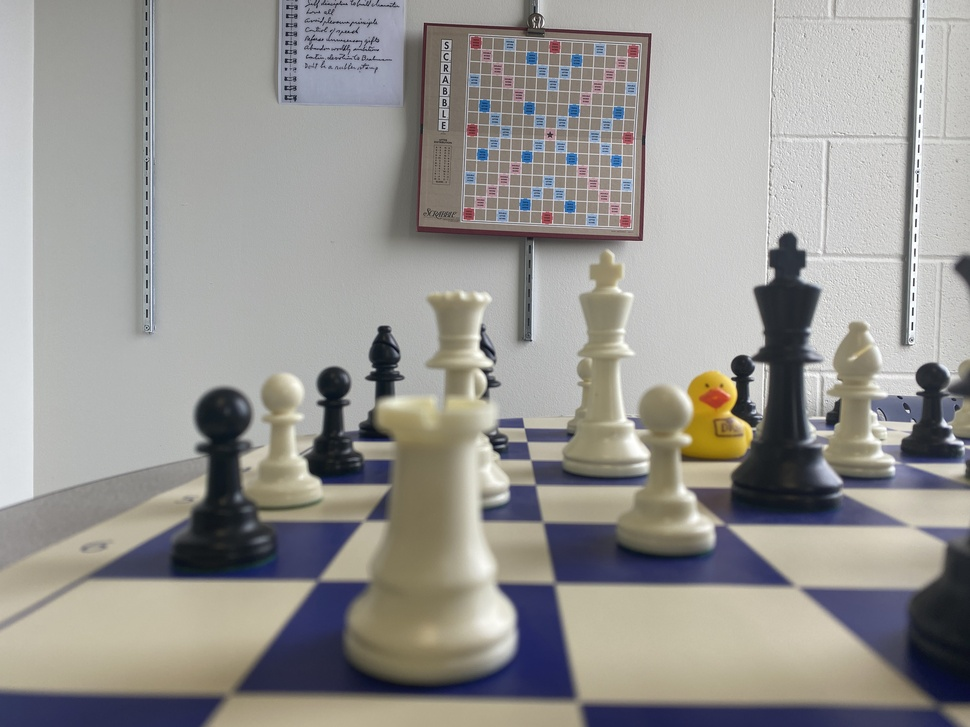
#> input picture Images/IMG_1681.JPG, 970 x 727 px, shrunk from 4032 x 3024 before the run, found by its file name
$ python 'Anaglyph Maker Class.py'
#> lines starting #> are read from the running program, lines starting #| are printed output that depends on the picture
import numpy as np
import cv2 as cv
import matplotlib.pyplot as plt


class Anaglyph_Maker:
    def __init__(self, image, translation, MaxFeatures):
        self.image = image
        self.translation = translation
        self.MaxFeatures = MaxFeatures

    def read_image(self):
        main_image = cv.imread(self.image)
#> main_image is the input picture: shape (727, 970, 3); mean B, G, R 145.9, 149.6, 151.4
        trans_image = cv.imread(self.translation)
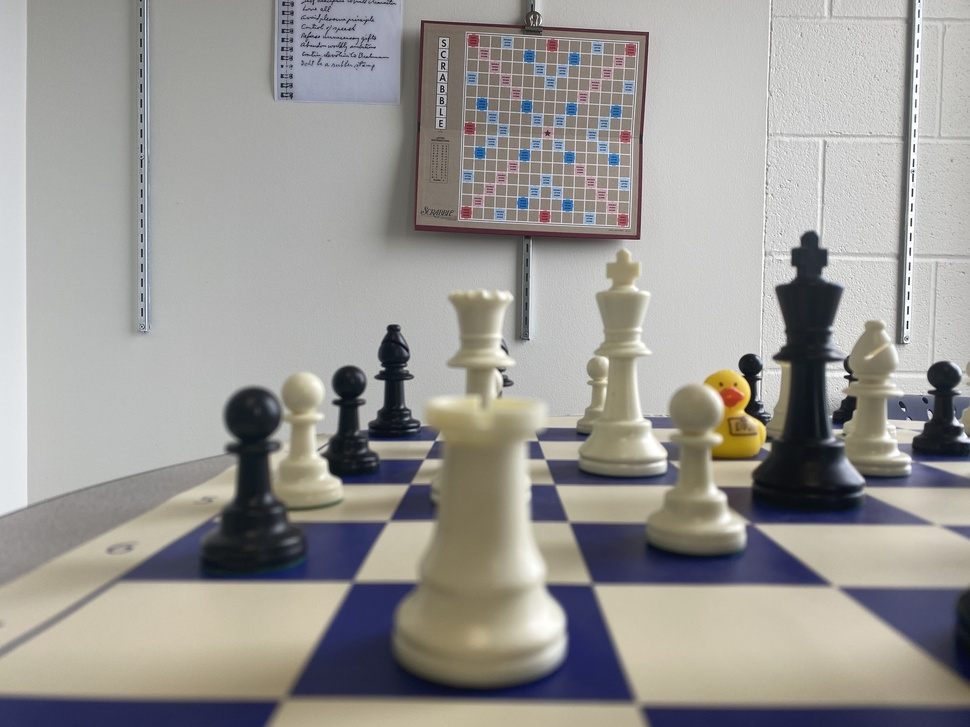
#> input picture Images/IMG_1680.JPG, 970 x 727 px, shrunk from 4032 x 3024 before the run, found by its file name
#> trans_image is the input picture: shape (727, 970, 3); mean B, G, R 148.2, 151.7, 153.8

        # Convert to the images to RGB
        self.output_main = cv.cvtColor(main_image, cv.COLOR_BGR2RGB)
        self.output_trans = cv.cvtColor(trans_image, cv.COLOR_BGR2RGB)

        return self.output_main, self.output_trans

    def display_image(self, image, name: str):
        self.image = image
        plt.imshow(self.image)
        plt.title(name)
        plt.show()

    def orb_create(self):
        ORB = cv.ORB_create(self.MaxFeatures)

        # detect and compute the keypoints and descriptors with ORB
        self.kp1, self.des1 = ORB.detectAndCompute(self.output_main,None)
#> self.kp1 = 300 keypoints; strongest (x, y, size): (734, 375, 31), (444, 55, 31), (732, 378, 37.2), (733, 376, 37.2)
        self.kp2, self.des2 = ORB.detectAndCompute(self.output_trans,None)
#> self.kp2 = 300 keypoints; strongest (x, y, size): (847, 373, 31), (845, 376, 31), (846, 373, 37.2), (845, 377, 37.2)

        # Match descriptors
        mattch_desc = cv.DescriptorMatcher_create(cv.DESCRIPTOR_MATCHER_BRUTEFORCE_HAMMING)
        matches = mattch_desc.match(self.des1, self.des2, None)
#> matches = 300 matches

        match_points = cv.drawMatches(self.output_main, self.kp1, self.output_trans, self.kp2, matches, None)
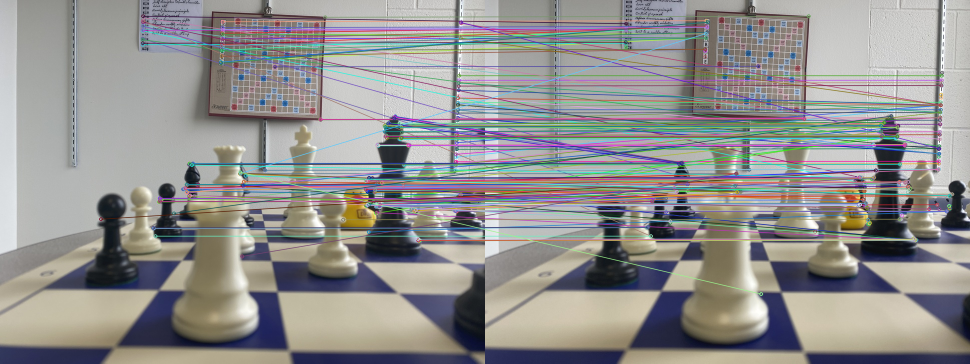
#> match_points: shape (727, 1940, 3) (shown at 1/2 size); mean R, G, B 146.1, 144.9, 143.5

        return self.display_image(match_points, name='Matched Points'), matches


    def homography_matrix(self, matches):
        matches = sorted(matches, key=lambda x:x.distance)
#> matches = 300 matches

        # Keep only the top matches
        KeepPercent = 0.5
        Good_matches = int(len(matches) * KeepPercent)
#> Good_matches = 150
        matches = matches[:Good_matches]
#> matches = 150 matches

        # Take keypoints to build the Homography matrix
        ptA = np.zeros((len(matches),2), dtype=np.float32)
#> ptA = 150 pairs, first value 0 to 0, second value 0 to 0
        ptB = np.zeros((len(matches),2), dtype=np.float32)
#> ptB = 150 pairs, first value 0 to 0, second value 0 to 0
        for i, match in enumerate(matches):
            ptA[i,:] = self.kp1[match.queryIdx].pt
            ptB[i,:] = self.kp2[match.trainIdx].pt
#> this loop made 150 passes
#> after the loop, ptA = 150 pairs, first value 285 to 922, second value 34 to 481.1; ptB = 150 pairs, first value 281 to 934, second value 32 to 480.4

        # The Homography Matrix
        H, Mask = cv.findHomography(ptA, ptB, method=cv.RANSAC)
#> H = [[1.05, -0.0262, 0.35], [0.00619, 0.995, -2.65], [2.16e-05, -3.08e-05, 1]]; Mask = 150 values, max 1 at index 15, min 0 at index 0, mean 0.38

        # use Homography to align the images
        h, w, channel = self.output_trans.shape
#> h = 727; w = 970; channel = 3

        # Registration or Aligning
        Align = cv.warpPerspective(self.output_main, H, (w, h))

        return self.display_image(Align, name="Registered Imaged"), Align

    def merge(self, Align):
        blue, green, red = cv.split(Align)
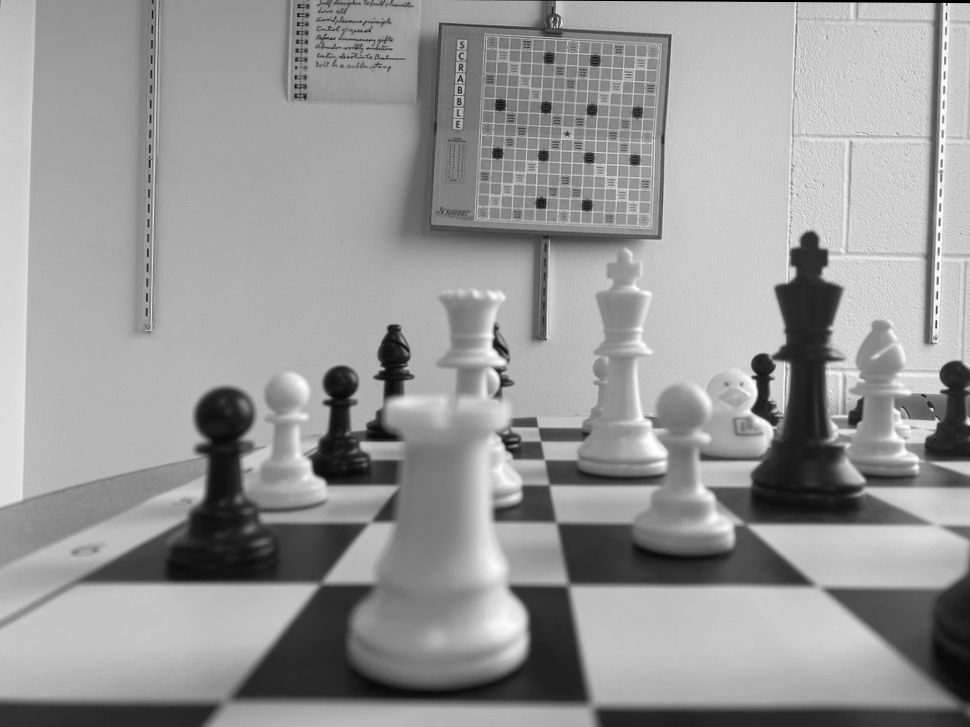
#> blue: shape (727, 970); min 0, max 255, mean 151.4
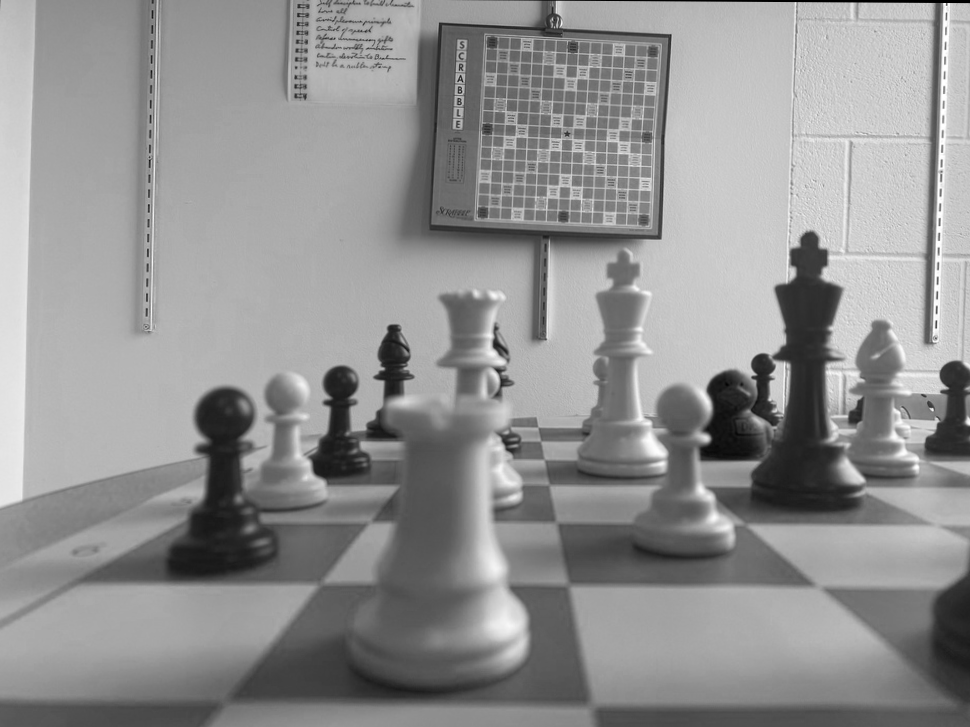
#> red: shape (727, 970); min 0, max 255, mean 145.6
        blue1, green1, red1 = cv.split(self.output_trans)
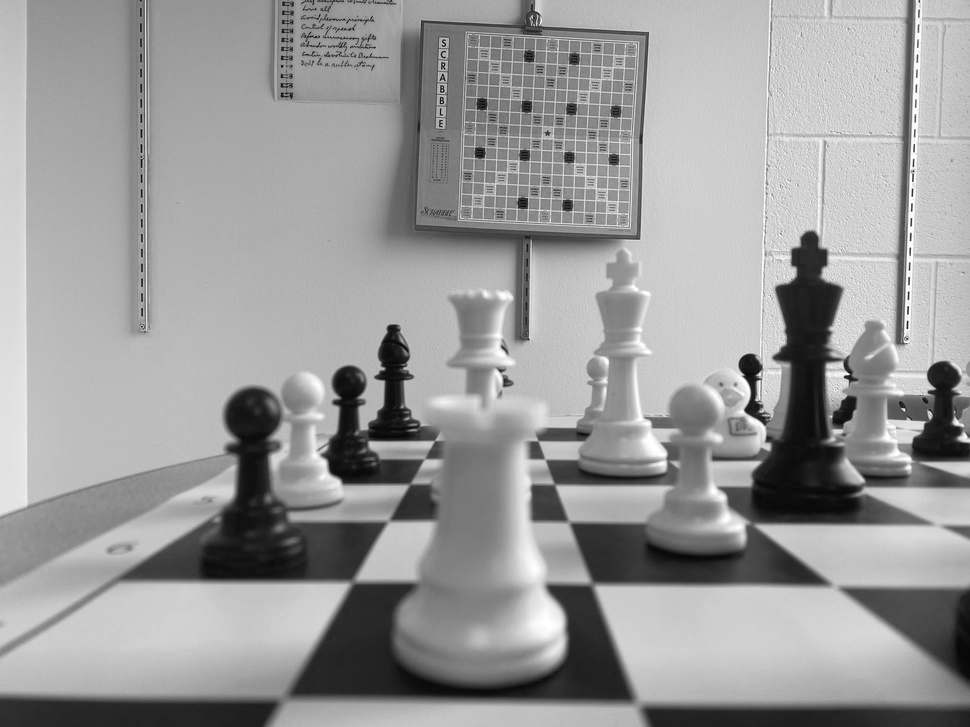
#> blue1: shape (727, 970); min 0, max 255, mean 153.8
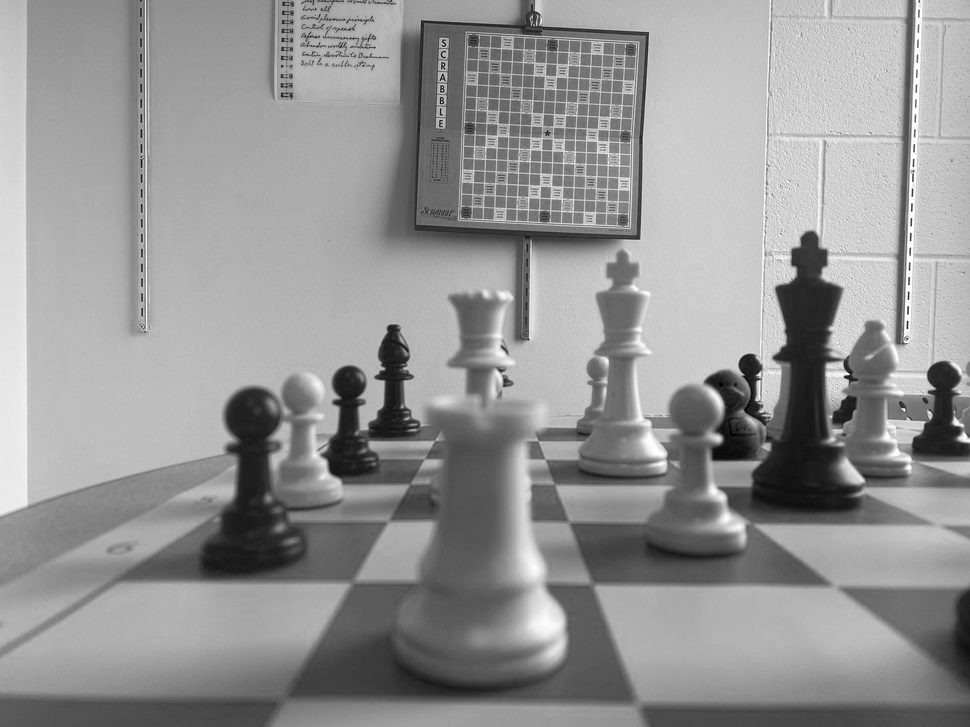
#> red1: shape (727, 970); min 0, max 255, mean 148.2

        # Merge them
        Merged = cv.merge([red1, green, blue])
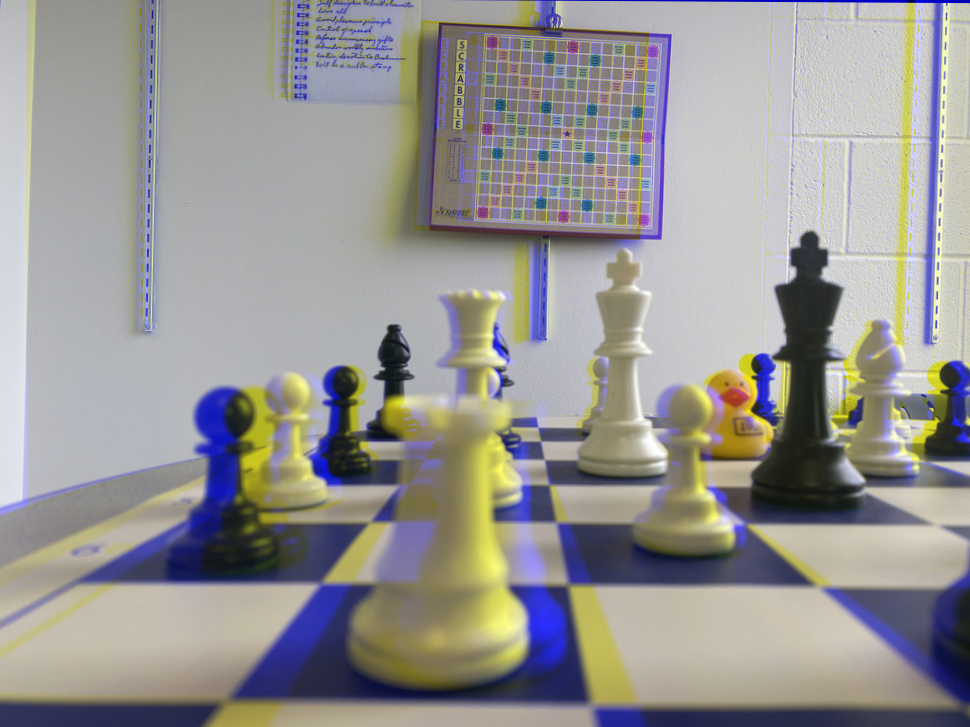
#> Merged: shape (727, 970, 3); mean B, G, R 148.2, 149.5, 151.4

        return self.display_image(Merged, name='Anaglyph Image')


class Simulation(Anaglyph_Maker):
    def __init__(self, image, translation, MaxFeatures):
        super().__init__(image, translation, MaxFeatures)

    def run(self):
        read = self.read_image()

        #Display
        orig_image = self.display_image(read[0], name='Original Image')
        transl_image = self.display_image(read[1], name='Translated Image')

        orb_c = self.orb_create()

        homo_g = self.homography_matrix(orb_c[1])

        # Merge
        Merrge = self.merge(homo_g[1])


def main():
    main_image = "C:/Users/Starboy/OneDrive - rit.edu/IPCV/Assignments/HW4/Images/IMG_1681.JPG"
    trans_image = "C:/Users/Starboy/OneDrive - rit.edu/IPCV/Assignments/HW4/Images/IMG_1680.JPG"
    simulate = Simulation(main_image, trans_image, 300)
    simulate.run()

if __name__ == "__main__":
    main()
